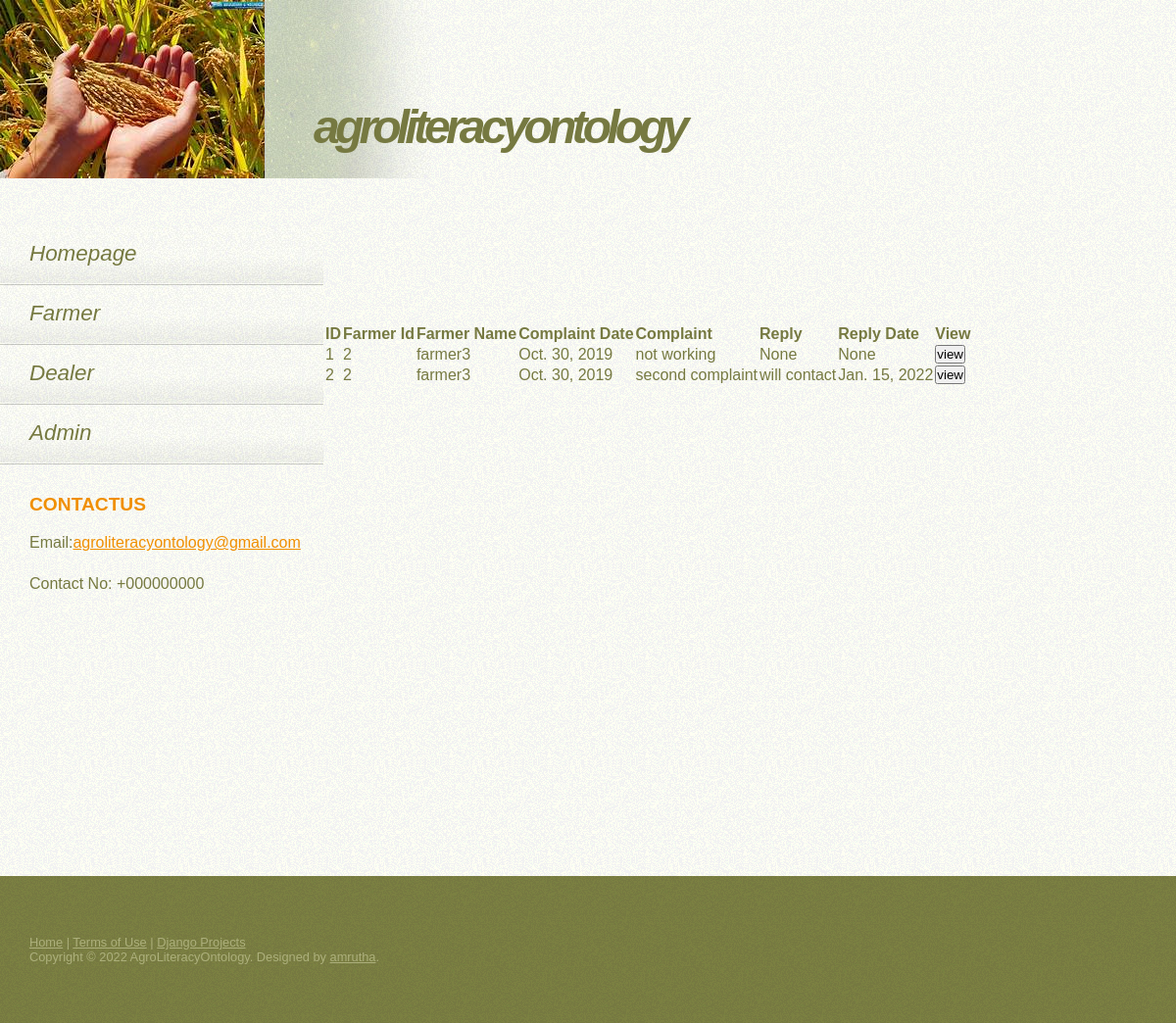
The app's page /admin_view_complaints/ with its own data.
### ontology/models.py (models this page shows, shortened)
class Complaint(models.Model):
    Farmer = models.ForeignKey(Farmer, on_delete=models.CASCADE)
    Query = models.TextField()
    Query_Date = models.DateField()
    Reply = models.TextField(null=True)
    Reply_Date = models.DateField(null=True)

class Farmer(models.Model):
    Firstname = models.CharField(max_length=100)
    Lastname = models.CharField(max_length=100)
    Gender = models.CharField(max_length=100,choices=choice)
    Address = models.CharField(max_length=100)
    Email = models.EmailField()
    Place = models.CharField(max_length=100)
    Phone = models.IntegerField()
    Village = models.CharField(max_length=100)
    District = models.CharField(max_length=100,choices=district)
    Password = models.CharField(max_length=8)
    Confirmpassword = models.CharField(max_length=8)
    Status = models.BooleanField(default=False)

### ontology/views.py (the view)
# urls.py: path('admin_view_complaints/', views.admin_view_complaints, name='admin_view_complaints'),
def admin_view_complaints(request):
    complaint = Complaint.objects.all()
    return render(request, 'ontology/admin_view_complaints.html', {'complaint':complaint})

### ontology/templates/ontology/admin_view_complaints.html
<!DOCTYPE html>
{% extends 'ontology/base.html' %}
{% load static %}
{% block content %}
	<div style="margin-top: 100px; margin-left: 300px;margin-bottom: 500px;text-align: left;">
		<table>
			<thead>
				<tr>
					<th>ID</th>
					<th>Farmer Id</th>
					<th>Farmer Name</th>
					<th>Complaint Date</th>
					<th>Complaint</th>
					<th>Reply</th>
					<th>Reply Date</th>
					<th>View</th>
				</tr>
			</thead>
			<tbody>
			{% for i in complaint %}
				<tr>
					<td>{{ i.id }}</td>
					<td>{{ i.Farmer.id }}</td>
					<td>{{ i.Farmer.Firstname }}</td>
					<td>{{ i.Query_Date }}</td>
					<td>{{ i.Query }}</td>
					<td>{{ i.Reply }}</td>
					<td>{{ i.Reply_Date }}</td>
					<td><a href="{% url 'ontology:send_complaint_reply' i.id %}"><input type="submit" value="view"></a></td>
				</tr>
			{% endfor %}
			</tbody>
		</table>
		</div>
	{% endblock %}

### static/default.css (style rules this page uses)
* { margin: 0; padding: 0; }
body { background: #FFFEF5 url(images/img01.gif); font-family: "Trebuchet MS", Arial, Helvetica, sans-serif; color: #767941; }
a:link { color: #F08F02; }

### records on screen
Complaint: id "1", Farmer.id "2", Farmer.Firstname "farmer3", Query_Date "Oct. 30, 2019", Query "not working", Reply "None", Reply_Date "None"
Complaint: id "2", Farmer.id "2", Farmer.Firstname "farmer3", Query_Date "Oct. 30, 2019", Query "second complaint", Reply "will contact", Reply_Date "Jan. 15, 2022"
